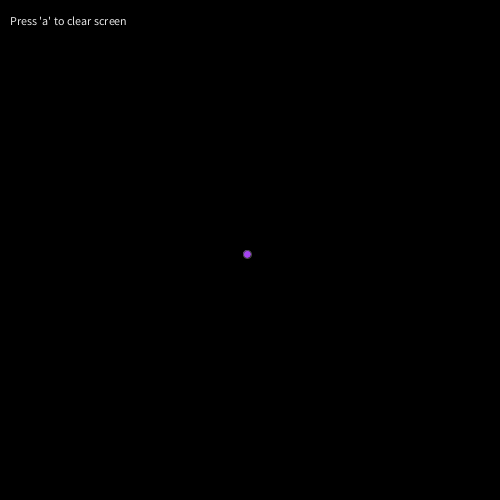
Frame 1 (no input)
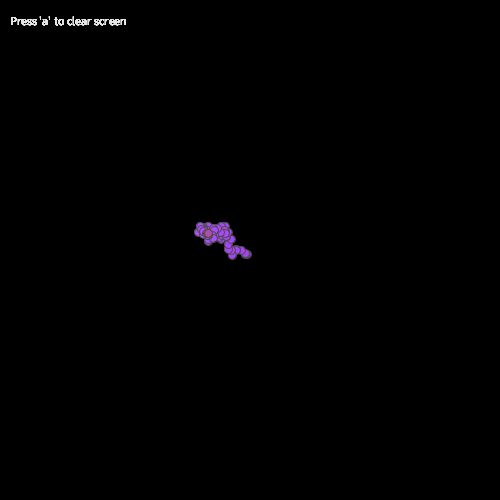
Frame 60 (the mouse pressed at the canvas centre just before this capture)
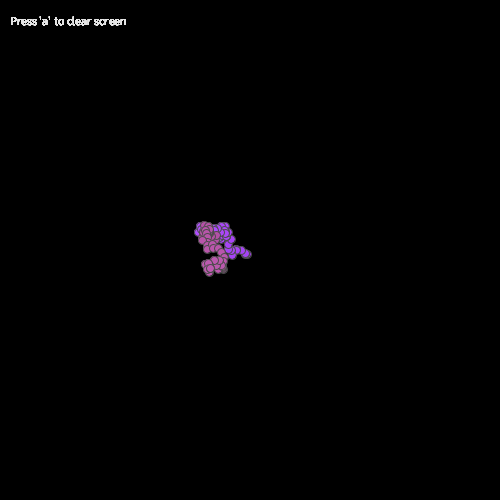
Frame 120 (the mouse held since frame 60 and released just before this capture)

The Processing sketch that drew these frames (run headless with seeded random() and noise(); from frame 60 on, the mouse is pressed at the canvas centre):

// Processing sketch: processing_71125
// ── processing_71125.pde

//Will S CP1 16/17 RandomWalk
int x=250;
int y=250;
float r=random(1,256);
float g=random(1,256);
float b=random(1,256);
void setup()
{
  size(500, 500);
  background(0);
  frameRate(60);
}
void draw()
{
  fill(230, 230, 230);
  text("Press 'a' to clear screen", 10, 25);
  if (x>500||x<0)
  {
    x=250;
  }
  if (y>500||y<0)
  {
    y=250;
  }
  if (r>255)
  {
    r=int(random(1,256));
  }
  if (g>255)
  {
    g=int(random(1,256));
  }
  if (b>255)
  {
    b=int(random(1,256));
  }
  // variables for location
  x=x+int(random(-6, 6));
  y=y+int(random(-6, 6));
  //variables for color
  r=r+.2;
  g=g+.2;
  b=b+.2;
  //program
  smooth();
  stroke(75, 75, 75);
  fill(r, g, b);
  ellipse(x, y, 8, 8);
  frameRate(100);
}
void keyPressed()
{
  if (key=='a')
  {
    background(0);
  }
}
